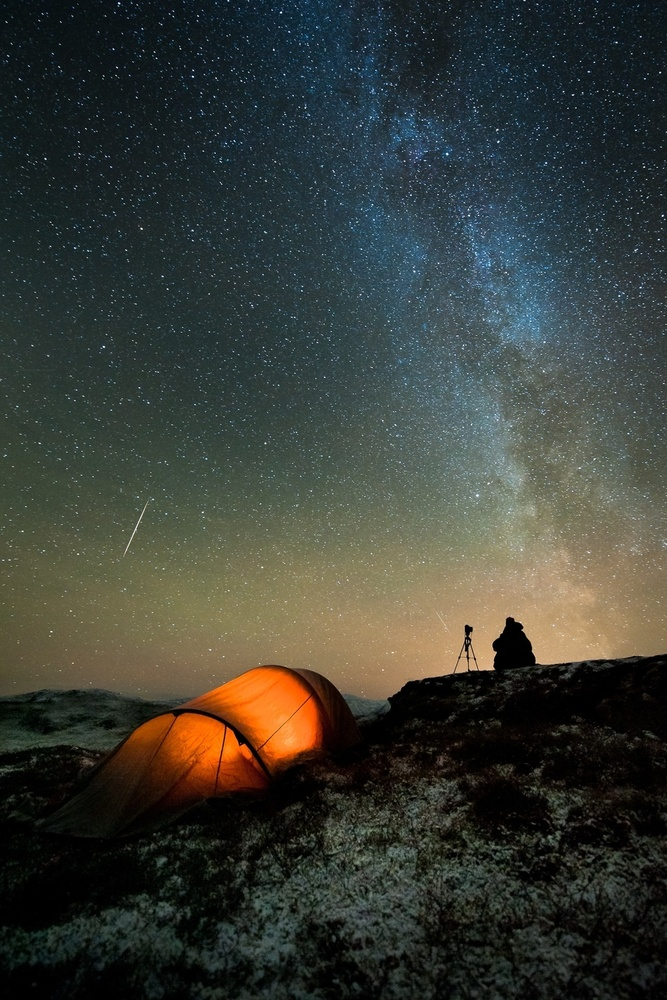
#> input picture opencv-track-master/image.jpg, 667 x 1000 px, shrunk from 990 x 1485 before the run, found by its file name
$ python image_translation.py
#> lines starting #> are read from the running program, lines starting #| are printed output that depends on the picture
"""
Shifting an image
If we want to move the image within our frame of reference.
In Computer Vision Terminology, this is referred to as translation
"""

import cv2
import numpy as np

img = cv2.imread('./image.jpg')
#> img is the input picture: shape (1000, 667, 3); mean B, G, R 53.4, 60.3, 56.8
num_rows, num_cols = img.shape[:2]
#> num_rows = 1000; num_cols = 667

translation_matrix = np.float32([[1,0,70],[0,1,110]])

img_translation = cv2.warpAffine(img, translation_matrix, (num_cols, num_rows))
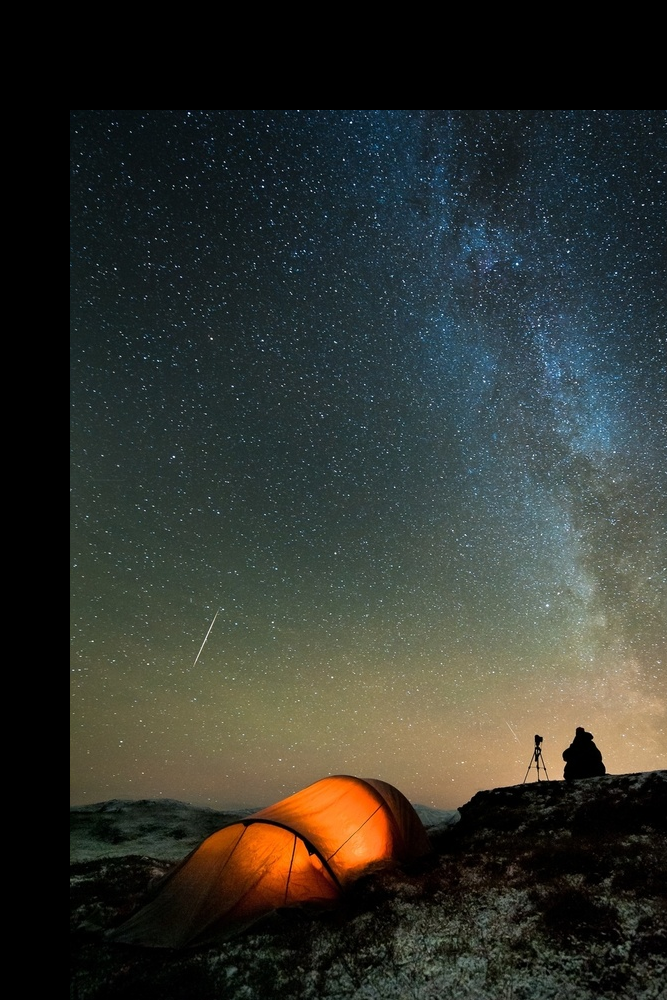
#> img_translation: shape (1000, 667, 3); mean B, G, R 46, 52, 49.2

cv2.imshow("Translation", img_translation)
cv2.waitKey()

$ run again, with opencv-track-master/tree.jpg copied over opencv-track-master/image.jpg
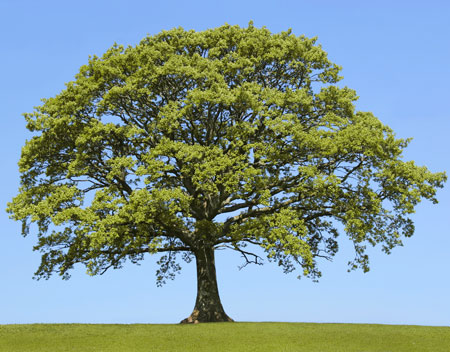
#> input picture opencv-track-master/tree.jpg, 450 x 352 px, found by its file name
#> img is the input picture: shape (352, 450, 3); mean B, G, R 146.2, 150.8, 128.7
#> `img_translation = cv2.warpAffine(img, translation_matrix, (num_cols, n..`:
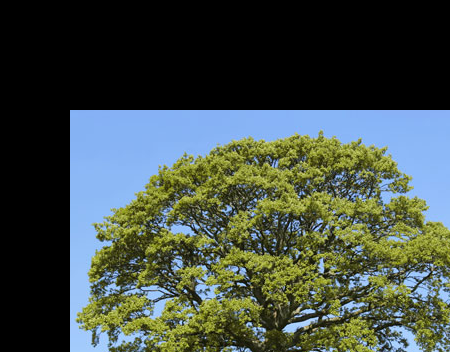
#> img_translation: shape (352, 450, 3); mean B, G, R 69.5, 76.9, 66.2
